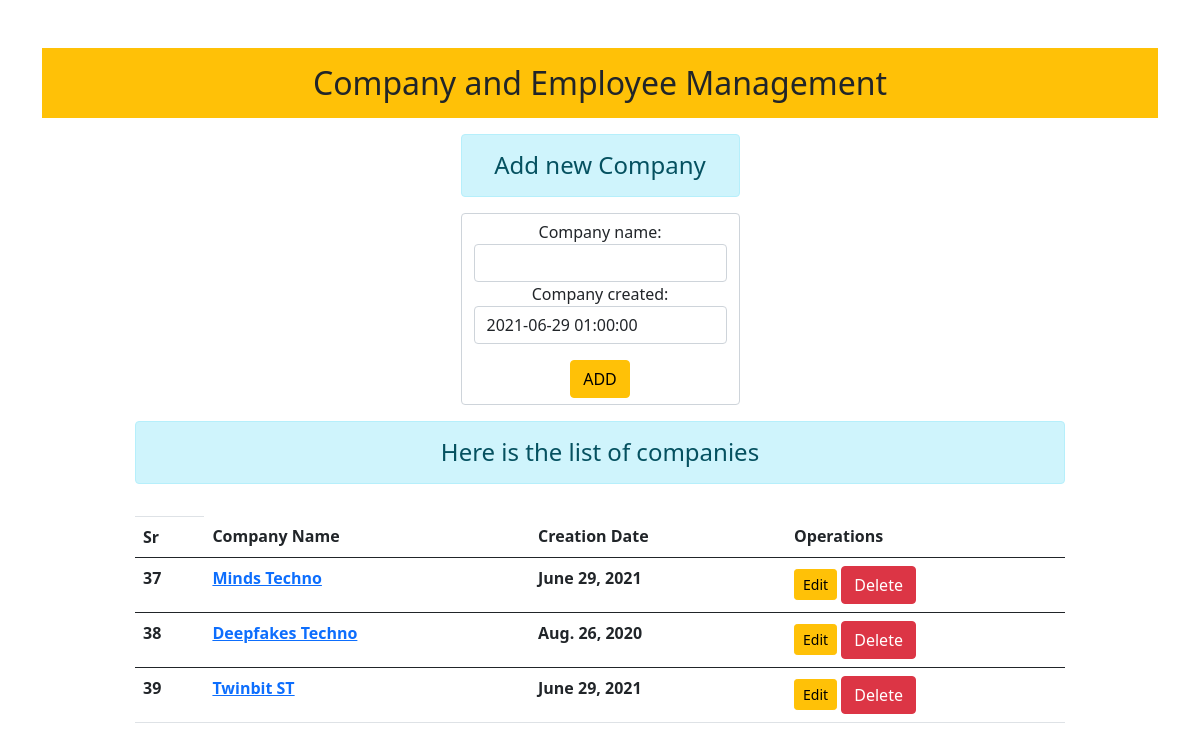
Before: / with the older database file.
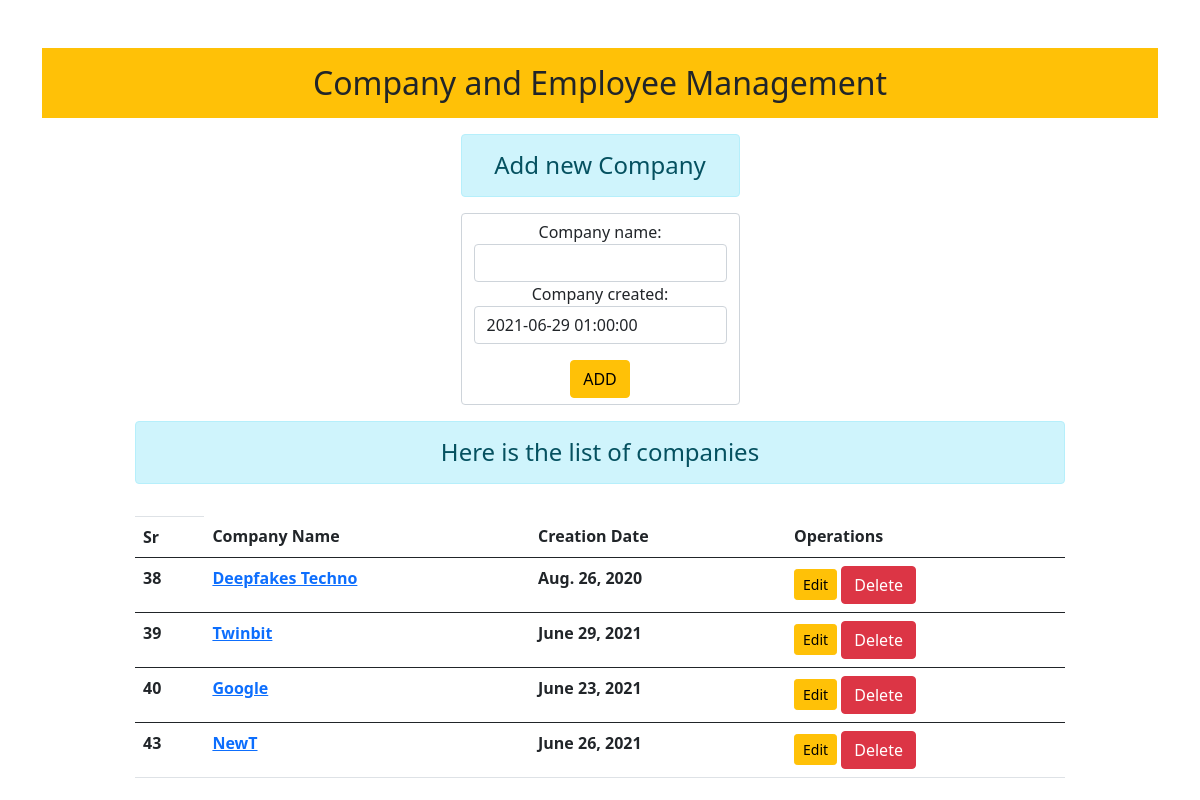
After: the same page with the newer database file.
### empman/models.py (models this page shows)
class companyModel(models.Model):
    company_name = models.CharField(max_length=100,blank=False)
    company_created = models.DateField(default=datetime.now,blank=False)

### empman/views.py (the view)
# urls.py: path('',views.companyShowView,name='index'),
def companyShowView(request):
    if request.method == 'POST':
        form = companyForm(request.POST)
        if form.is_valid():
            form.save()
            return HttpResponsePermanentRedirect('/')
    else:
        form = companyForm()
    comp = companyModel.objects.all()
    return render(request,'empman/companyshow.html',{'form':form,'comp':comp})

### empman/forms.py
class companyForm(forms.ModelForm):
    class Meta:
        model = companyModel
        fields = ['company_name','company_created']
        widgets = {
            'company_name' : forms.TextInput(attrs={'class':'form-control '}),
            'company_created':forms.TextInput(attrs={'class':'form-control'})
        }

### empman/templates/empman/companyshow.html (shortened to what this page needs)
{% extends 'empman/base.html' %}
{% block content %}
<center>
<div class="col-sm-3">
    <h4 class="alert alert-info">Add new Company</h4>
    <form class="form-control" method="POST">
    {{ form }}
    <input type="submit" class="btn btn-warning" value="ADD" id="add">
</form>
</div>
<div class="col-sm-10">
    <h4 class="alert alert-info">Here is the list of companies</h4>
    <table class="table table-hover">
        <th class="thead-dark">
        <tr>
            <th scope="col">Sr</th>
            <th scope="col">Company Name</th>
            <th scope="col">Creation Date</th>
            <th scope="col">Operations</th>
        </tr>
        </th>
        <tbody>
          {% for comps in comp %}
          <tr>
            <th scope="col">{{comps.id}}</th>
            <th scope="col"><a href="{% url 'showemp' comps.id %}">{{comps.company_name}}</a></th>
            <th scope="col">{{comps.company_created}}</th>
            <td>
                <a href="{% url 'editcomp' comps.id %}" class="btn btn-warning btn-sm">Edit</a>
                <form action="{% url 'deletecomp' comps.id %}" method="POST" class="d-inline">
                    <input type="submit" value="Delete" class="btn btn-danger">
                </form>
            </td>
          </tr>
        </tbody>
        {% endfor %}
</div>
</center>
{% endblock content %}

### empman/templates/empman/base.html (shortened to what this page needs)
<!DOCTYPE html>
<html lang="en">
<head>
    <link href="https://cdn.jsdelivr.net/npm/bootstrap@5.0.2/dist/css/bootstrap.min.css" rel="stylesheet">
</head>
<body>
    <div class="container mt-5">
        <div class="jumbotron bg-warning">
            <h2 class="text-center p-md-3">Company and Employee Management</h2>
        </div>
        {% block content %} {% endblock content %}
    </div>
</body>
</html>

Changed rows visible on the page:
removed companyModel: id "37", company_name "Minds Techno", company_created "June 29, 2021"
changed companyModel id 39: company_name "Twinbit ST" → "Twinbit"
added companyModel: id "40", company_name "Google", company_created "June 23, 2021"
added companyModel: id "43", company_name "NewT", company_created "June 26, 2021"
